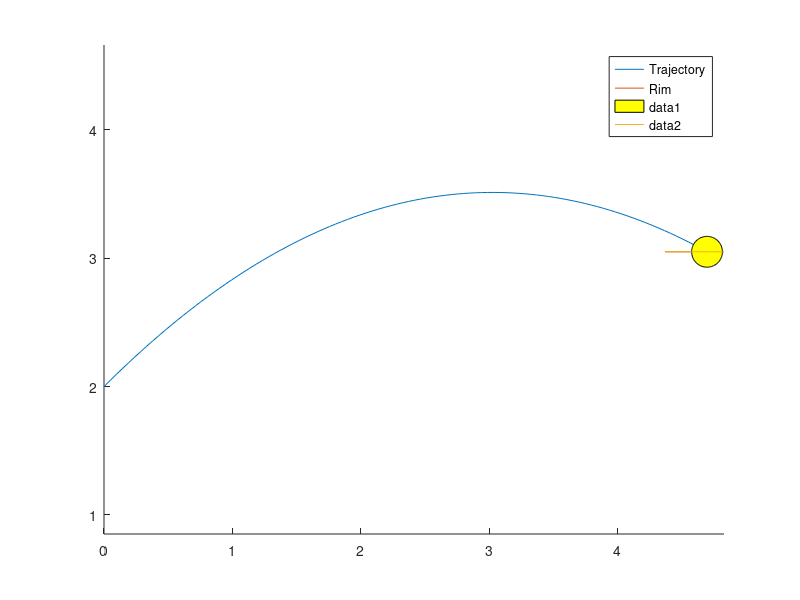

Reproduce this figure in MATLAB.
%Reproduce relults from Irina Barzykina, Feb 2017 (Professor Zietsman)
% Matlab
%The physics of an optimal basketball free throw

%Give release angle theta and initial velocity v, plot trajectory. 

clear all
clc
close all
%Parameters
%g gravitatinal acceleration 9.8 or 10? 
%H height of hoop from floor
%h height of release from floor
%theta_0 release angle
%v0 initial velocity
%alpha angle of descent
% d horizontal distance to middle of hoop
%R radius of hoop
%r radius of ball
%------------------------------------
%Parameters for this study
%------------------------------------
g=9.8;
r=0.12;
R=0.23;
H=3.05;
d=4.6;
h=2;
%------------------------------------
%------------------------------------  
%------------------------------------
%Define velocity in terms of theta and x-component, assume y=H, 
%Equation(4)

v=@(x,theta) (x./cosd(theta)).*sqrt((g/2)./(x*tand(theta)+h-H));
%------------------------------------
%------------------------------------
%Position of ball in terms of initia velocity and release angle,  Equations (1) and (2)

fx=@(t,v,theta)  v.*t*cosd(theta);
fy=@(t,v,theta) h+v.*t*sind(theta)-0.5*g*t.^2;
%------------------------------------
%------------------------------------
theta=45;
V=7.7;

T=max(roots([-.5*g V*sind(theta) h-H]));
        
        %Calculate the trajectory for given V and theta over the interval
        %[0,T]
        t=linspace(0,T);
        X=fx(t,V,theta);
        Y=fy(t,V,theta);
        
        %plot last trajectory
        figure
        hold on
        plot(X,Y)
        %(1:col),Y(1:col)
        %Rim
        x_rim=[d-R d+R];
        y_rim=[H H];
        plot(x_rim,y_rim)
        legend('Trajectory','Rim')
   
% %Plot the ball
alpha=linspace(0,2*pi);
% xs=r*cos(alpha)+X(col);
% ys=(r*sin(alpha)+Y(col));
xs=r*cos(alpha)+X(length(t));
ys=(r*sin(alpha)+Y(length(t)));
fill(xs,ys,'y')
  plot(x_rim,y_rim)
axis('equal')
